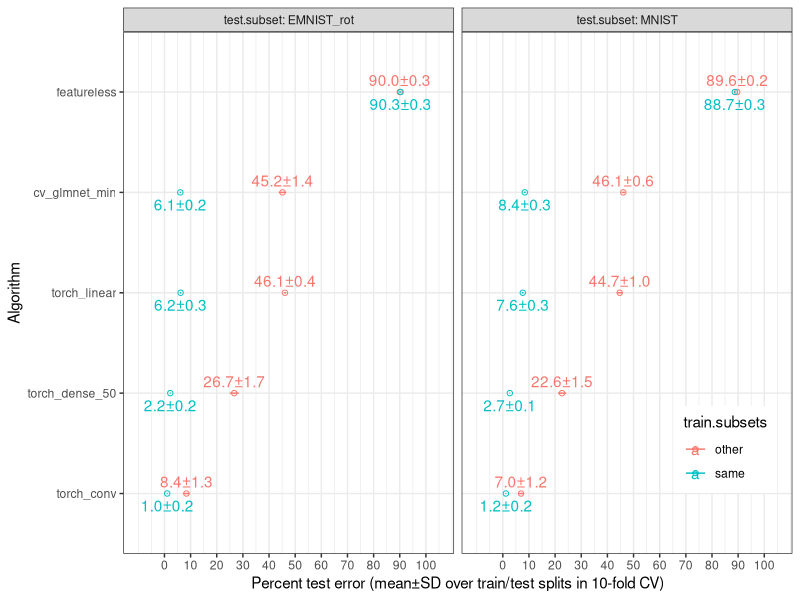
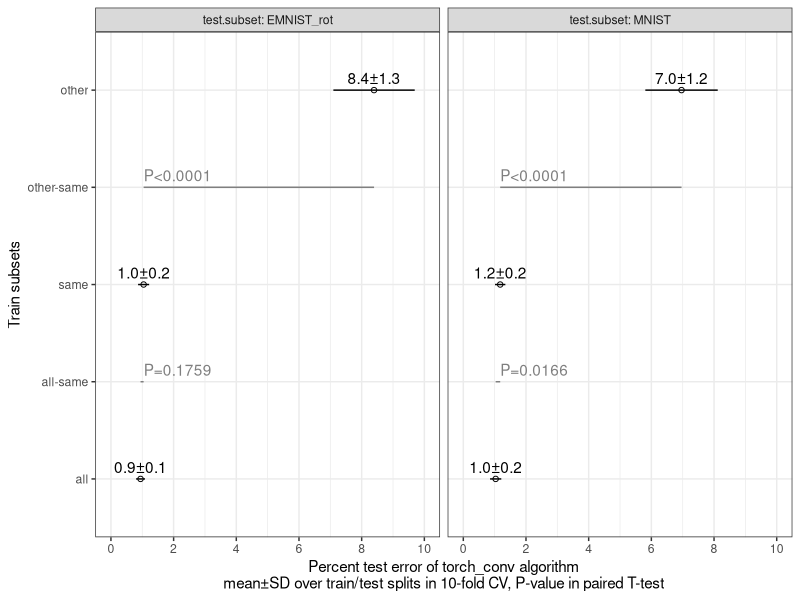

R code for these plots, in order:
library(data.table)
library(ggplot2)
score_dt <- fread("conv_images_10fold_test.csv")

(score_stats <- dcast(
  score_dt,
  algorithm + task_id + test.subset + train.subsets ~ .,
  list(mean, sd, length),
  value.var="percent_error"))
disp.levs <- c(
  "torch_conv", "torch_dense_50", "torch_linear","cv_glmnet_min", "featureless")
same_other <- score_stats[
  train.subsets%in%c("same","other") & algorithm %in% disp.levs
][
, Algorithm := factor(algorithm, disp.levs)
][]
gg <- ggplot()+
  geom_point(aes(
    percent_error_mean,
    Algorithm,
    color=train.subsets),
    shape=1,
    data=same_other)+
  geom_text(aes(
    percent_error_mean,
    Algorithm,
    label=sprintf("%.1f±%.1f", percent_error_mean, percent_error_sd),
    vjust=ifelse(train.subsets=="other", -0.5, 1.5),
    color=train.subsets),
    data=same_other)+
  geom_segment(aes(
    percent_error_mean+percent_error_sd,
    Algorithm,
    color=train.subsets,
    xend=percent_error_mean-percent_error_sd, yend=algorithm),
    data=same_other)+
  facet_grid(. ~ test.subset, labeller=label_both)+
  theme_bw()+
  theme(legend.position=c(0.9,0.2))+
  scale_x_continuous(
    "Percent test error (mean±SD over train/test splits in 10-fold CV)",
    limits=c(-10,105),
    breaks=seq(0,100,by=10))
png("figure8top.png", width=7, height=3, units="in", res=200)
print(gg)
dev.off()

y.limits <- c(
  "all",
  "all-same",
  "same",
  "other-same",
  "other")
torch_conv <- score_stats[
  algorithm == "torch_conv"
][
, Train_subsets := factor(train.subsets, c("all","same","other"))
][]
score_wide <- dcast(
  score_dt,
  test.subset + algorithm + test.fold ~ train.subsets,
  value.var="percent_error")
score_long <- melt(
  score_wide,
  measure.vars=c("other","all"),
  variable.name="train.subsets",
  value.name="percent_error")
torch_conv_pvals <- score_long[algorithm=="torch_conv", {
  paired <- t.test(percent_error, same, paired=TRUE)
  unpaired <- t.test(percent_error, same, paired=FALSE)
  data.table(
    mean_diff=paired$estimate,
    diff_mean=diff(unpaired$estimate),
    p.paired=paired$p.value,
    p.unpaired=unpaired$p.value,
    same_mean=mean(same),
    compare_mean=mean(percent_error),
    N=.N)
}, by=.(test.subset, algorithm, train.subsets)
][
, y := paste0(train.subsets,"-same")
][]
p.color <- "grey50"
gg <- ggplot()+
  geom_point(aes(
    percent_error_mean,
    Train_subsets),
    shape=1,
    data=torch_conv)+
  geom_text(aes(
    percent_error_mean,
    Train_subsets,
    label=sprintf("%.1f±%.1f", percent_error_mean, percent_error_sd)),
    vjust=-0.5,
    data=torch_conv)+
  geom_segment(aes(
    percent_error_mean+percent_error_sd,
    Train_subsets,
    xend=percent_error_mean-percent_error_sd, yend=Train_subsets),
    data=torch_conv)+
  geom_segment(aes(
    compare_mean, y,
    xend=same_mean, yend=y),
    color=p.color,
    data=torch_conv_pvals)+
  geom_text(aes(
    same_mean, y,
    label=paste0(
      ifelse(
        p.paired<0.0001,
        "P<0.0001",
        sprintf("P=%.4f", p.paired))
    )),
    vjust=-0.5,
    hjust=0,
    color=p.color,
    data=torch_conv_pvals)+
  facet_grid(. ~ test.subset, labeller=label_both)+
  theme_bw()+
  theme(legend.position=c(0.9,0.2))+
  scale_y_discrete(
    "Train subsets",
    limits=y.limits)+
  scale_x_continuous(
    "Percent test error of torch_conv algorithm\nmean±SD over train/test splits in 10-fold CV, P-value in paired T-test",
    breaks=seq(0,10,by=2),
    limits=c(0,10))
png("figure8bottom.png", width=7, height=2.5, units="in", res=200)
print(gg)
dev.off()
